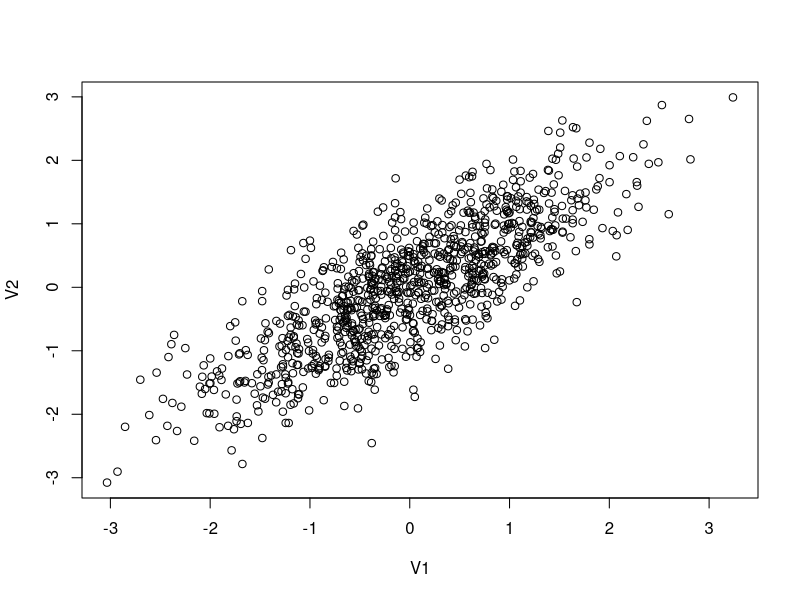

This chart was generated by the following R code:
## ---- chunk 1
knitr::opts_chunk$set(echo = TRUE)
## ---- chunk 2
#This is a comment, alone in a chunk. 

## ---- chunk 3
library(MASS)
library(ggplot2)

out <- as.data.frame(mvrnorm(1000, mu = c(0,0), 
                     Sigma = matrix(c(1,0.8,0.8,1), ncol = 2), 
                     empirical = TRUE))
cor(out)
plot(out)

## ---- chunk 4
out$error<-rnorm(1000, mean=0, sd=1)

#The data generating process
B1<-3
B2<-6

out$Y<-out$V1*B1+out$V2*B2+out$error
## ---- chunk 5
summary(lm(Y~V1+V2, data=out))
## ---- chunk 6
summary(lm(Y~V1, data=out))
## ---- chunk 7
out$adjY<-out$Y-B2*out$V2
summary(lm(adjY~V1,data=out))
## ---- chunk 8
# plotted <- ggplot(out, aes(V1, y = value, color = variable)) + 
   # geom_point(aes(y = Y, col = "Y")) + 
   # geom_point(aes(y = adjY, col = "adjY"))+
   # geom_smooth(method='lm', aes(y = Y, col = "Y"))+
   # geom_smooth(method='lm', aes(y = adjY, col = "Y"))

# plotted
